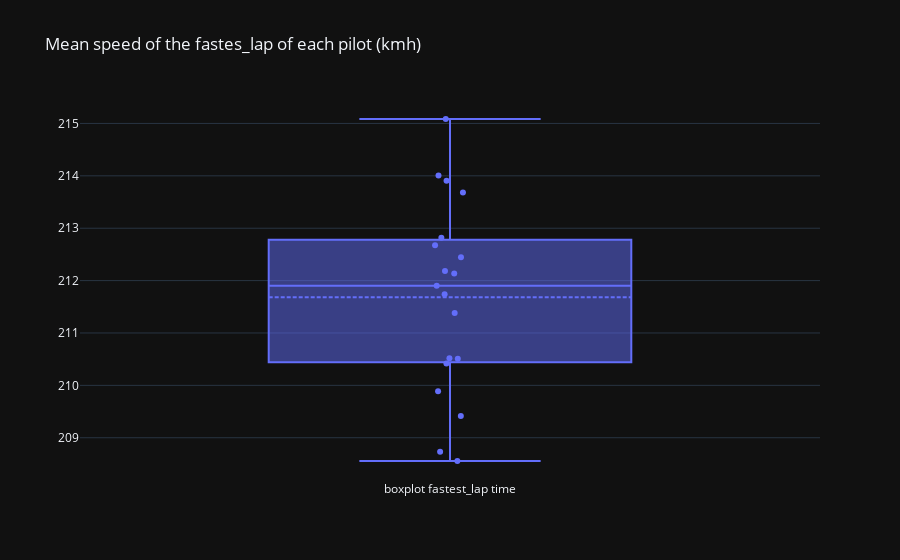

Source (notebook cell):
### Code cell
fig = go.Figure(layout=go.Layout(title="Mean speed of the fastes_lap of each pilot (kmh)", template="plotly_dark"))
fig.add_trace(go.Box(y=df["avg_speed"], name="boxplot fastest_lap time", boxpoints="all", jitter=0.1, pointpos=0, boxmean=True, text=df["pilot"]))

### Figure 1 — Plotly figure (JSON) as saved in the notebook; plotly's stock layout.template omitted (floating-point values rounded to 4 significant figures)
{"data": [{"boxmean": true, "boxpoints": "all", "jitter": 0.1, "name": "boxplot fastest_lap time", "pointpos": 0, "text": ["ham", "rus", "ver", "per", "lec", "sai", "gas", "tsu", "ric", "nor", "oco", "alo", "vet", "str", "lat", "alb", "bot", "zho", "mag", "sch"], "type": "box", "y": [211.7, 214.0, 212.7, 213.7, 211.9, 213.9, 208.7, 212.4, 209.4, 215.1, 212.8, 209.9, 210.5, 212.1, 210.5, 211.4, 210.4, 212.2, 208.6, null]}], "layout": {"title": {"text": "Mean speed of the fastes_lap of each pilot (kmh)"}}}
